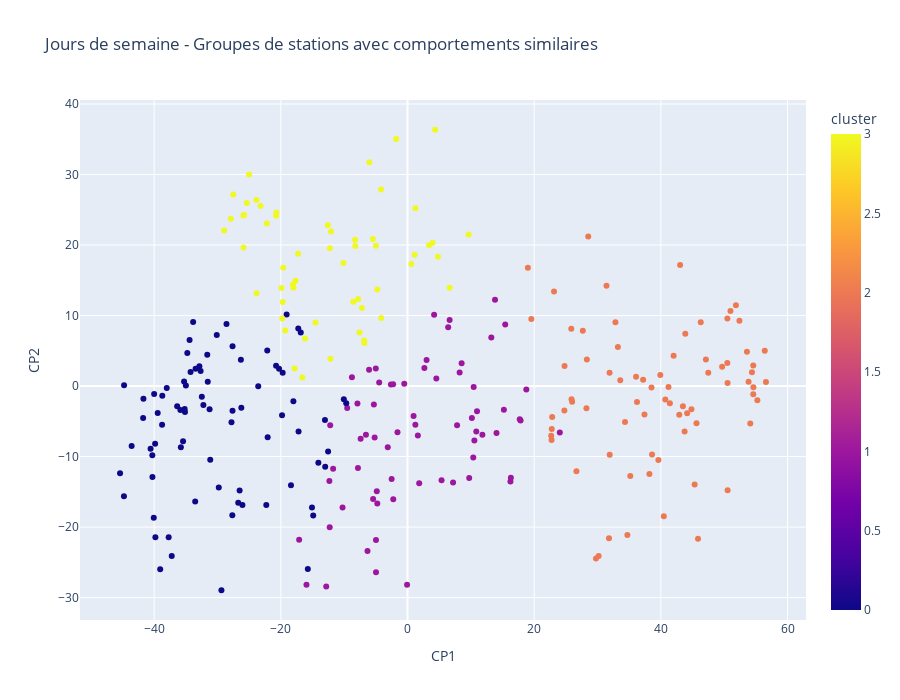
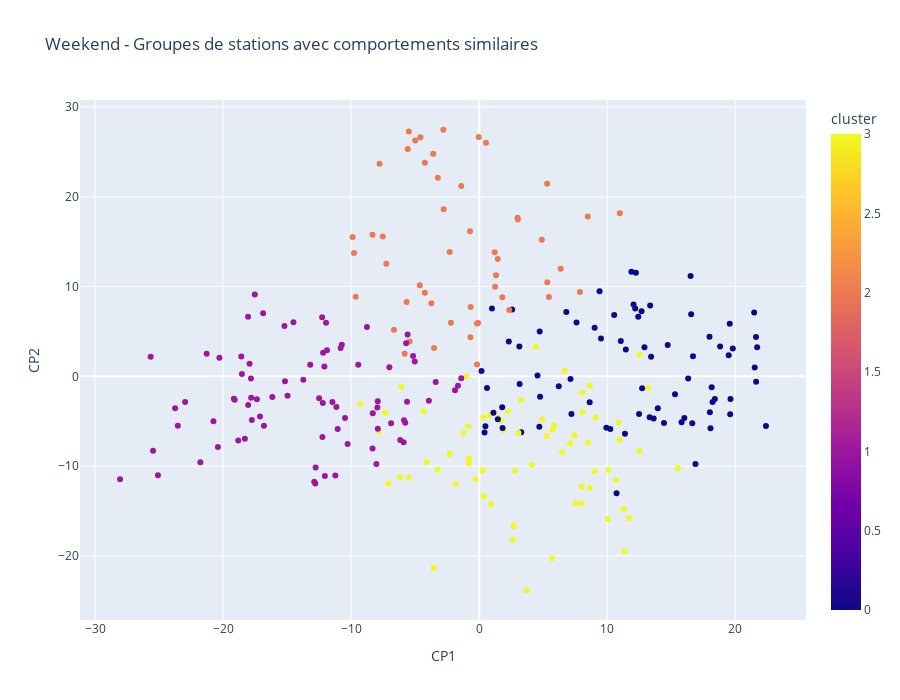

Source (notebook cell) for these figures, in order:
### Code cell
# Créer un calendrier à partir de l'information que l'index 0 est un lundi à minuit
import pandas as pd
import numpy as np

# Créer une colonne jour de la semaine (0=lundi, 6=dimanche)
total_hours = 4417
days_passed = np.floor(np.arange(total_hours) / 24)  # Nombre de jours écoulés
day_of_week = (days_passed % 7).astype(int)  # Jour de la semaine (0=lundi, 6=dimanche)

# Créer une colonne heure du jour (0=minuit, 23=23h)
hour_of_day = np.arange(total_hours) % 24

# Ajouter ces informations au DataFrame
xhour_paris['day_of_week'] = day_of_week
xhour_paris['hour_of_day'] = hour_of_day
xhour_paris['is_weekend'] = (day_of_week >= 5)  # True pour samedi (5) et dimanche (6)

# Séparer les données weekday/weekend
weekday_data = xhour_paris[~xhour_paris['is_weekend']].drop(columns=['day_of_week', 'hour_of_day', 'is_weekend'])
weekend_data = xhour_paris[xhour_paris['is_weekend']].drop(columns=['day_of_week', 'hour_of_day', 'is_weekend'])

# Fonction pour appliquer l'ACP et le clustering
def apply_pca_and_cluster(data, title_prefix):
    # Supprimer la colonne Heures si nécessaire
    if "Heures" in data.columns:
        df = data.drop(columns=["Heures"])
    else:
        df = data.copy()
    
    # Standardiser les données
    from sklearn.preprocessing import StandardScaler
    scaler = StandardScaler()
    X_scaled = scaler.fit_transform(df)
    
    # Appliquer l'ACP sur les stations
    from sklearn.decomposition import PCA
    n_components = 10
    pca = PCA(n_components=n_components)
    X_pca = pca.fit_transform(X_scaled.T)  # Transposer pour avoir les stations en lignes
    
    # Afficher la variance expliquée
    explained_variance = pca.explained_variance_ratio_
    cumulative_variance = np.cumsum(explained_variance)
    print(f"{title_prefix} - Variance expliquée par composante: {explained_variance[:5]}")
    print(f"{title_prefix} - Variance cumulée: {cumulative_variance[:5]}")
    
    # Clusteriser les stations
    from sklearn.cluster import KMeans
    n_clusters = 4
    kmeans = KMeans(n_clusters=n_clusters, random_state=42, n_init=10)
    clusters = kmeans.fit_predict(X_pca[:, :5])  # Utiliser 5 composantes
    
    # Créer un DataFrame pour la visualisation
    pca_df = pd.DataFrame(X_pca[:, :2], columns=['CP1', 'CP2'])
    pca_df['Nom_station'] = df.columns
    pca_df['cluster'] = clusters
    
    # Visualiser avec Plotly
    import plotly.express as px
    fig = px.scatter(
        pca_df, 
        x='CP1', 
        y='CP2', 
        color='cluster',
        hover_name='Nom_station',
        title=f"{title_prefix} - Groupes de stations avec comportements similaires",
        width=900, 
        height=700
    )
    
    return fig, pca, pca_df, kmeans

# Appliquer aux deux ensembles de données
weekday_fig, weekday_pca, weekday_pca_df, weekday_kmeans = apply_pca_and_cluster(
    weekday_data, "Jours de semaine"
)
weekday_fig.show()

weekend_fig, weekend_pca, weekend_pca_df, weekend_kmeans = apply_pca_and_cluster(
    weekend_data, "Weekend"
)
weekend_fig.show()

### Figure 1 — Plotly figure (JSON) as saved in the notebook; plotly's stock layout.template omitted (floating-point values rounded to 4 significant figures; data arrays with more than 128 entries replaced by an {"elided": "..."} marker saying what was removed)
{"data": [{"hovertemplate": "<b>%{hovertext}</b><br><br>CP1=%{x}<br>CP2=%{y}<br>cluster=%{marker.color}<extra></extra>", "hovertext": {"elided": "275 str values"}, "legendgroup": "", "marker": {"color": {"elided": "275 int values"}, "coloraxis": "coloraxis", "symbol": "circle"}, "mode": "markers", "name": "", "orientation": "v", "showlegend": false, "type": "scatter", "x": {"elided": "275 float values"}, "xaxis": "x", "y": {"elided": "275 float values"}, "yaxis": "y"}], "layout": {"coloraxis": {"colorbar": {"title": {"text": "cluster"}}, "colorscale": [[0, "#0d0887"], [0.1111, "#46039f"], [0.2222, "#7201a8"], [0.3333, "#9c179e"], [0.4444, "#bd3786"], [0.5556, "#d8576b"], [0.6667, "#ed7953"], [0.7778, "#fb9f3a"], [0.8889, "#fdca26"], [1, "#f0f921"]]}, "height": 700, "legend": {"tracegroupgap": 0}, "title": {"text": "Jours de semaine - Groupes de stations avec comportements similaires"}, "width": 900, "xaxis": {"anchor": "y", "domain": [0, 1], "title": {"text": "CP1"}}, "yaxis": {"anchor": "x", "domain": [0, 1], "title": {"text": "CP2"}}}}

### Figure 2 — Plotly figure (JSON) as saved in the notebook; plotly's stock layout.template omitted (floating-point values rounded to 4 significant figures; data arrays with more than 128 entries replaced by an {"elided": "..."} marker saying what was removed)
{"data": [{"hovertemplate": "<b>%{hovertext}</b><br><br>CP1=%{x}<br>CP2=%{y}<br>cluster=%{marker.color}<extra></extra>", "hovertext": {"elided": "275 str values"}, "legendgroup": "", "marker": {"color": {"elided": "275 int values"}, "coloraxis": "coloraxis", "symbol": "circle"}, "mode": "markers", "name": "", "orientation": "v", "showlegend": false, "type": "scatter", "x": {"elided": "275 float values"}, "xaxis": "x", "y": {"elided": "275 float values"}, "yaxis": "y"}], "layout": {"coloraxis": {"colorbar": {"title": {"text": "cluster"}}, "colorscale": [[0, "#0d0887"], [0.1111, "#46039f"], [0.2222, "#7201a8"], [0.3333, "#9c179e"], [0.4444, "#bd3786"], [0.5556, "#d8576b"], [0.6667, "#ed7953"], [0.7778, "#fb9f3a"], [0.8889, "#fdca26"], [1, "#f0f921"]]}, "height": 700, "legend": {"tracegroupgap": 0}, "title": {"text": "Weekend - Groupes de stations avec comportements similaires"}, "width": 900, "xaxis": {"anchor": "y", "domain": [0, 1], "title": {"text": "CP1"}}, "yaxis": {"anchor": "x", "domain": [0, 1], "title": {"text": "CP2"}}}}
